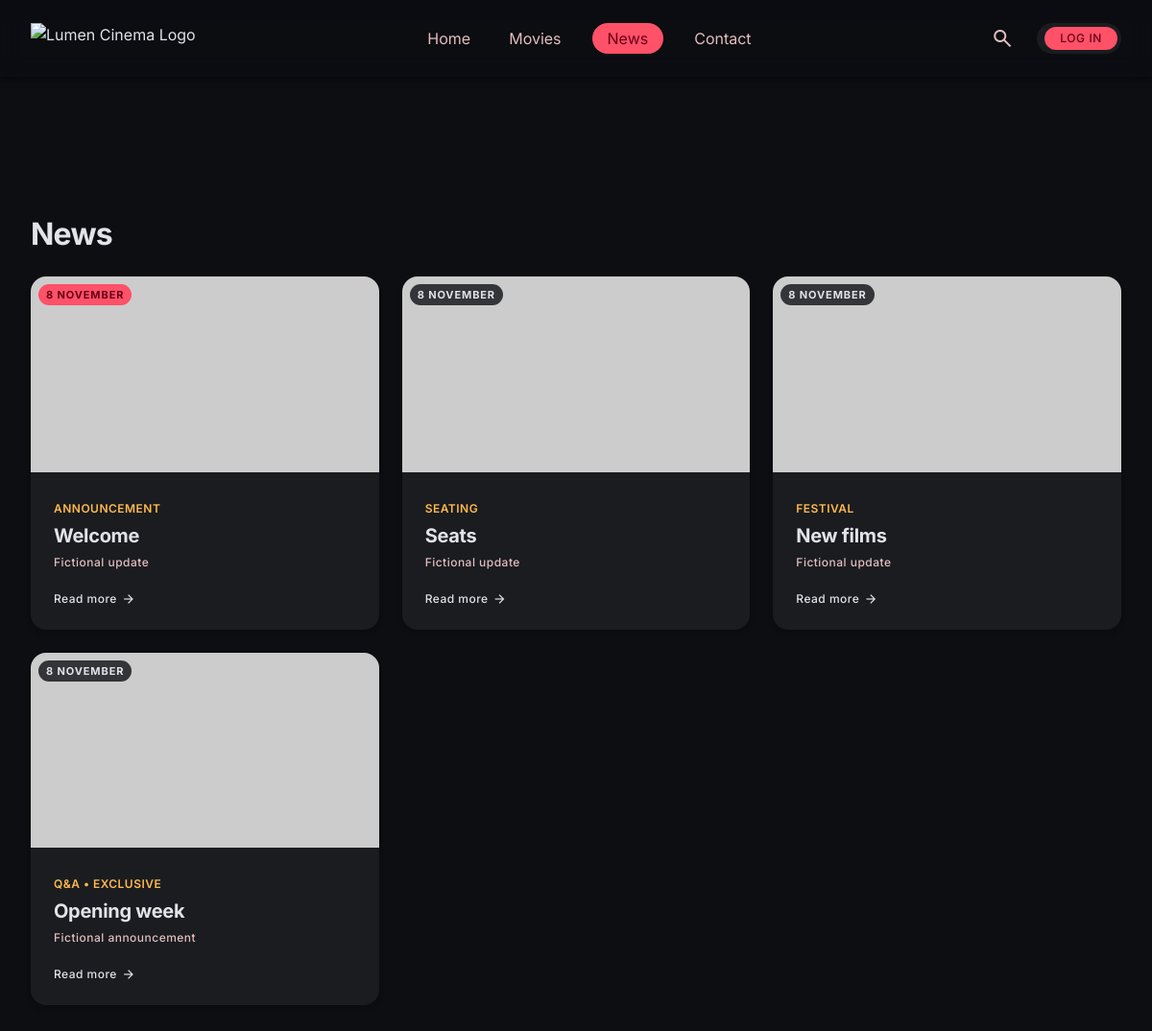
Page /news.php on the committed database.
### tables this page shows
CREATE TABLE News (
 news_id INT UNSIGNED AUTO_INCREMENT PRIMARY KEY,
 title VARCHAR(200) NOT NULL,
 category VARCHAR(80) NOT NULL DEFAULT 'News',
 description TEXT NOT NULL,
 publication_date DATE NOT NULL,
 image VARCHAR(500) NULL
);

### includes/helpers.php (called while the page is built, shortened)
<?php
function e($value): string
{
    return htmlspecialchars((string) $value, ENT_QUOTES | ENT_SUBSTITUTE, 'UTF-8');
}
function url(string $path = ''): string
{
    return BASE_URL . '/' . ltrim($path, '/');
}
function asset(string $path): string
{
    $clean = ltrim($path, '/');
    $url   = url('assets/' . $clean);
    $file  = __DIR__ . '/../assets/' . $clean;
    if (is_file($file)) {
        $url .= '?v=' . filemtime($file);
    }
    return $url;
}
function format_date_label(string $ymd): string
{
    $d = DateTimeImmutable::createFromFormat('Y-m-d', $ymd, new DateTimeZone('UTC'));
    return $d ? $d->format('j F') : $ymd;
}

### includes/bootstrap.php (called while the page is built, shortened)
<?php
require_once __DIR__ . '/helpers.php';
require_once __DIR__ . '/view_models.php';
spl_autoload_register(function (string $class): void {
    $file = __DIR__ . '/../src/' . $class . '.php';
});

### src/NewsRepository.php (called while the page is built, shortened)
<?php
final class NewsRepository
{
    public function findAll(): array
    {
        return $this->fetchNews('SELECT ' . self::COLUMNS . ' FROM News
            ORDER BY publication_date DESC, news_id DESC');
    }
    private function fetchNews(string $sql, array $params = []): array
    {
        $stmt = $this->db->prepare($sql);
        $stmt->execute($params);
        return array_map(static fn(array $r): News => new News(
            (int)$r['news_id'], (string)$r['title'], (string)$r['category'],
            (string)$r['description'], (string)$r['publication_date'], $r['image']
        ), $stmt->fetchAll());
    }
}

### src/News.php (called while the page is built, shortened)
<?php
final class News
{
    public function getId(): int { return $this->id; }
    public function getTitle(): string { return $this->title; }
    public function getCategory(): string { return $this->category; }
    public function getDescription(): string { return $this->description; }
    public function getPublicationDate(): string { return $this->publicationDate; }
    public function getImage(): ?string { return $this->image; }
}

### includes/view_models.php (called while the page is built, shortened)
<?php
function vm_news_card(News $n, bool $highlight = false): array
{
    $desc = $n->getDescription();
    return [
        'id'         => $n->getId(),
        'highlight'  => $highlight,
        'date_label' => format_date_label($n->getPublicationDate()),
        'category'   => $n->getCategory(),
        'title'      => $n->getTitle(),
        'excerpt'    => mb_strlen($desc) > 160 ? mb_substr($desc, 0, 157) . '…' : $desc,
        'image'      => $n->getImage()
            ?? 'https://placehold.co/800x450/101014/e94560/png?text=' . rawurlencode($n->getTitle()),
        'link_text'  => 'Read more',
    ];
}

### templates/partials/event_card.php (the view)
<?php
$badgeClasses = $event['highlight']
    ? 'bg-primary-container text-on-primary'
    : 'bg-surface-container-highest text-on-surface';
?>
<article class="flex flex-col bg-surface-container-low rounded-2xl overflow-hidden shadow-md group hover:bg-surface-container transition-colors">
    <div class="aspect-[16/9] w-full relative overflow-hidden bg-surface-container">
        <img class="w-full h-full object-cover group-hover:scale-105 transition-transform duration-500" alt="<?= e($event['title']) ?>" src="<?= e($event['image']) ?>">
        <div class="absolute top-space-sm left-space-sm px-space-sm py-1 rounded-full <?= $badgeClasses ?> font-eyebrow-caps text-eyebrow-caps uppercase">
            <?= e($event['date_label']) ?>
        </div>
    </div>
    <div class="p-space-lg flex flex-col justify-between flex-1 gap-space-md">
        <div class="space-y-space-xs">
            <span class="font-caption-label text-caption-label text-secondary uppercase font-semibold"><?= e($event['category']) ?></span>
            <h3 class="font-headline-lg text-subheading text-on-surface font-bold group-hover:text-primary transition-colors"><?= e($event['title']) ?></h3>
            <p class="font-body-regular text-caption-label text-on-surface-variant leading-relaxed"><?= e($event['excerpt']) ?></p>
        </div>
        <a class="inline-flex items-center gap-1 font-body-bold text-caption-label text-on-surface group-hover:text-primary transition-colors pt-space-xs"
           href="<?= e(url('news.php?id=' . (int) $event['id'])) ?>">
            <?= e($event['link_text']) ?>
            <span class="material-symbols-outlined text-[16px]">arrow_forward</span>
        </a>
    </div>
</article>

### templates/layout/header.php (shortened to what this page needs)
<?php
$navItems = [
    'home'    => ['Home',    'index.php'],
    'movies'  => ['Movies',  'movies.php'],
    'news'    => ['News',    'news.php'],
    'contact' => ['Contact', 'contact.php'],
];
$navActive = 'transition-colors bg-primary-container text-on-primary font-body-bold px-space-md py-space-xs rounded-full';
$navIdle   = 'font-body-regular text-body-regular text-on-surface-variant hover:text-on-surface transition-colors py-space-xs px-space-sm';
?>
<!DOCTYPE html>
<html class="dark" lang="en">
<head>
    <script src="https://cdn.tailwindcss.com"></script>
    <script src="<?= e(asset('js/tailwind-config.js')) ?>"></script>
    <link rel="stylesheet" href="<?= e(asset('css/site.css')) ?>">
</head>
<body class="bg-surface-container-lowest font-body-regular text-body-regular text-on-surface antialiased">
<header class="fixed top-0 left-0 right-0 w-full z-50 bg-surface-container-lowest/85 backdrop-blur-md shadow-[0_1px_8px_rgba(0,0,0,0.6)]">
    <div class="h-20 w-full px-margin-mobile md:px-margin flex items-center justify-between gap-space-lg">
        <div class="flex items-center gap-space-md">
            <a href="<?= e(url('index.php')) ?>">
                <img alt="<?= e(SITE_NAME) ?> Logo" class="h-8 w-auto object-contain" src="https://lh3.googleusercontent.com/aida/AEtjO1Wgklp-IoZZWWXW6f6Y2FciAAXeJarrNmPSCRcBmjw6Fl07oApJml9_jpOYN_YBl6t2SRKnJ6epmUg6LINLtI1iPQYqsVw3RhOVFUk7eXMh3HEXr3BukCBLEEso6tz58Rx9UxyzR7jjMGBC6qIikyjvtDxRrItxS3QDUGEioamWFhF0u6nL8_Y6usT8MdPGOovItnDKoxMOXVlZDpZXhNqwV-XDQW6cNnUqLe8xHUedouiF4FZspvEGzOH1">
            </a>
        </div>
        <nav class="hidden md:flex items-center gap-space-lg">
            <?php foreach ($navItems as $key => [$label, $page]): ?>
                <a href="<?= e(url($page)) ?>"
                   class="<?= $key === $currentPage ? $navActive : $navIdle ?>"
                   <?= $key === $currentPage ? 'aria-current="page"' : '' ?>><?= e($label) ?></a>
            <?php endforeach; ?>
        </nav>
        <div class="flex items-center gap-space-md">
            <button aria-label="Search screenings and movies" class="w-10 h-10 rounded-full flex items-center justify-center text-on-surface-variant hover:text-on-surface hover:bg-surface-container-high transition-colors" type="button">
                <span class="material-symbols-outlined">search</span>
            </button>
            <div class="flex items-center gap-space-sm p-space-xs pl-space-sm bg-surface-container-low rounded-full">
                <a class="hidden md:inline-flex items-center justify-center px-space-md py-space-xs rounded-full bg-primary-container text-on-primary font-body-bold text-caption-label uppercase tracking-wider hover:bg-primary transition-colors"
                   href="<?= e(url('login.php')) ?>">Log In</a>
            </div>
        </div>
    </div>
</header>
<main class="w-full pt-20 bg-surface-container-lowest min-h-screen">

### news.php (shortened to what this page needs)
<?php
require_once __DIR__ . '/includes/bootstrap.php';
$currentPage = 'news';
$pdo    = Database::getInstance()->getConnection();
$events = [];
foreach ((new NewsRepository($pdo))->findAll() as $i => $n) {
    $events[] = vm_news_card($n, $i === 0);
}
require __DIR__ . '/templates/layout/header.php';
?>
<section class="w-full max-w-[1440px] mx-auto px-margin-mobile md:px-margin pt-36 pb-space-xl">
    <h1 class="font-headline-lg text-headline-lg text-on-surface tracking-tight pb-space-lg">News</h1>
    <div class="grid grid-cols-1 md:grid-cols-3 gap-space-lg">
        <?php foreach ($events as $event): ?>
            <?php include __DIR__ . '/templates/partials/event_card.php'; ?>
        <?php endforeach; ?>
    </div>
</section>
<?php require __DIR__ . '/templates/layout/footer.php'; ?>

### templates/layout/footer.php (shortened to what this page needs)
</main>
</body>
</html>

### assets/css/site.css (style rules this page uses)
html, body { margin: 0; padding: 0; }
body { overscroll-behavior: none; }
main > :first-child { margin-top: 0 !important; }
main > :last-child { margin-bottom: 0 !important; }

### rows in the picture
news: date_label "8 NOVEMBER", category "ANNOUNCEMENT", title "Welcome", description "Fictional update", link_text "Read more"
news: date_label "8 NOVEMBER", category "SEATING", title "Seats", description "Fictional update", link_text "Read more"
news: date_label "8 NOVEMBER", category "FESTIVAL", title "New films", description "Fictional update", link_text "Read more"
news: date_label "8 NOVEMBER", category "Q&A • EXCLUSIVE", title "Opening week", description "Fictional announcement", link_text "Read more"

### other values in the picture
$label "Home"
$label "Movies"
$label "News"
$label "Contact"
